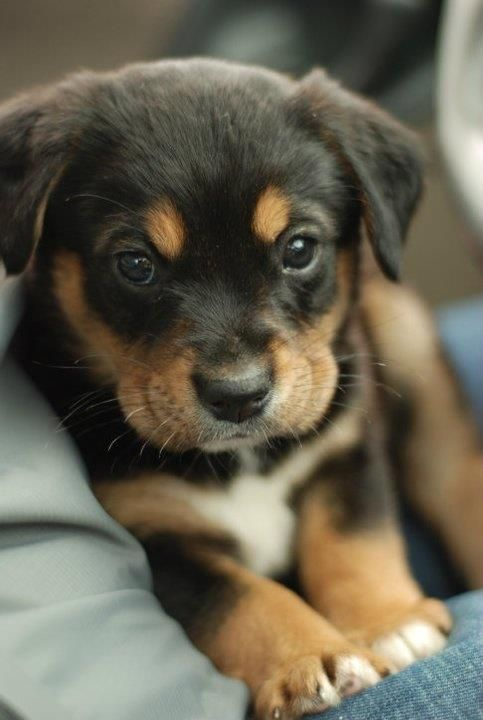
#> input picture Unit 7/puppy.jpg, 483 x 720 px
$ python pic-red-dithering2.py puppy.jpg 3
#> lines starting #> are read from the running program, lines starting #| are printed output that depends on the picture
#k means ++ select initial values
import sys
import random
from time import perf_counter
from PIL import Image
from random import randrange
from collections import defaultdict
import numpy as np

dict = defaultdict(list)
meanlist = []

k = 8

# [162 lines left out: functions vector_quantization, find_initial_means_random, find_initial_means_plus, build_rgb_dcit, k_means, not called in this run]

def dither(img, nc):

    return

def find_initial_means(img, pix):
    #build_rgb_dcit(img, pix)
    find_initial_means_plus(pix)

def floyd_steinberg(image):
    # image: np.array of shape (height, width), dtype=float, 0.0-1.0
    # works in-place!
    h, w = image.shape
    for y in range(h):
        for x in range(w):
            old = image[y, x]
            new = np.round(old)
            image[y, x] = new
            error = old - new
            # precomputing the constants helps
            if x + 1 < w:
                image[y, x + 1] += error * 0.4375 # right, 7 / 16
            if (y + 1 < h) and (x + 1 < w):
                image[y + 1, x + 1] += error * 0.0625 # right, down, 1 / 16
            if y + 1 < h:
                image[y + 1, x] += error * 0.3125 # down, 5 / 16
            if (x - 1 >= 0) and (y + 1 < h):
                image[y + 1, x - 1] += error * 0.1875 # left, down, 3 / 16
    return image

def pil_to_np(pilimage):
    return np.array(pilimage) / 255

def np_to_pil(image):
    return Image.fromarray((image * 255).astype('uint8'))

#python pic-red.py puppy.jpg 3
filename = sys.argv[1]
k = int(sys.argv[2])

img = Image.open(filename)
#> img is the input picture: PIL image 483x720 RGB; mean R, G, B 103.3, 98, 81.5
#img.show()

#print(img.size) # A tuple. Note: width first THEN height. PIL goes [x, y] with y counting from the top of the frame.
pix = img.load() # Pix is a pixel manipulation object; we can assign pixel values and img will change as we do so.
# [11 lines of commented-out code are left out]

img_statue = Image.open(filename).convert('L')
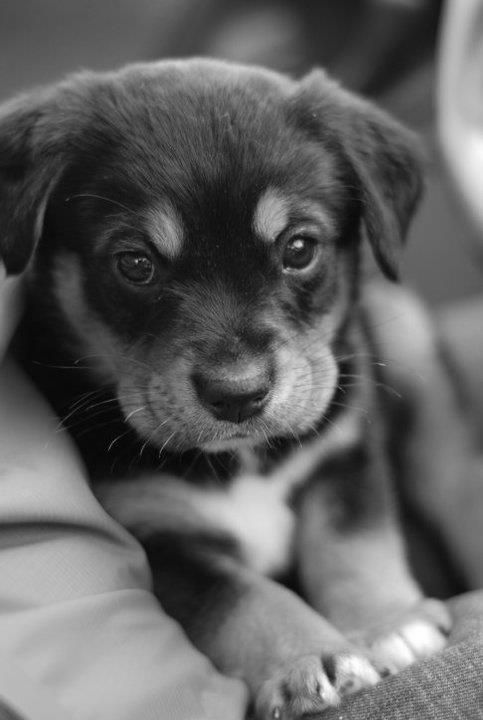
#> img_statue: PIL image 483x720 L; min 0, max 254, mean 97.7
img_statue_array = pil_to_np(img_statue)
newimg = np_to_pil(floyd_steinberg(img_statue_array))
#> after the loop in floyd_steinberg, `for y in range(h):`:
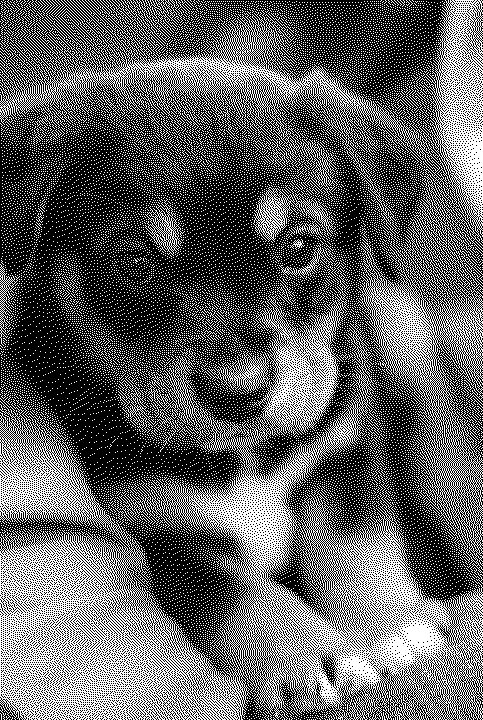
#> image: shape (720, 483) float64; values 0 (black) and 1 (white), 38.3% white in thin lines or dots
#> in np_to_pil, `return Image.fromarray((image * 255).astype('uint8'))`: returned value: PIL image 483x720 L; 38.3% white in thin lines or dots
newimg.show()

$ run again, with Unit 7/beach.jpeg copied over Unit 7/puppy.jpg
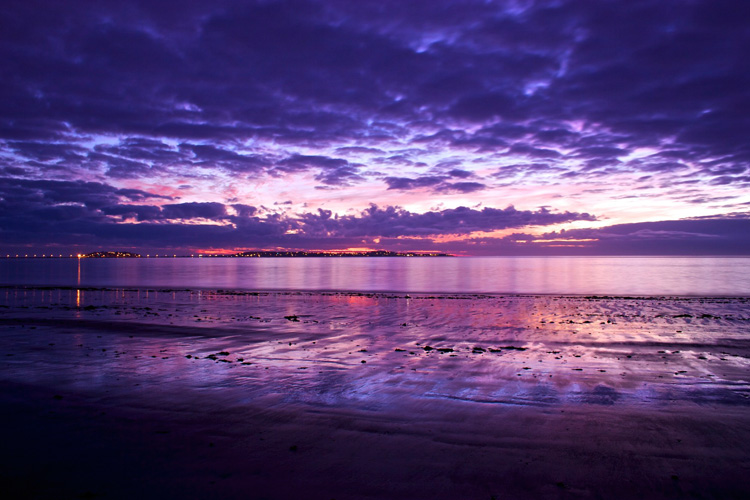
#> input picture Unit 7/beach.jpeg, 750 x 500 px
#> img is the input picture: PIL image 750x500 RGB; mean R, G, B 87.5, 62.7, 117.8
#> `img_statue = Image.open(filename).convert('L')`:
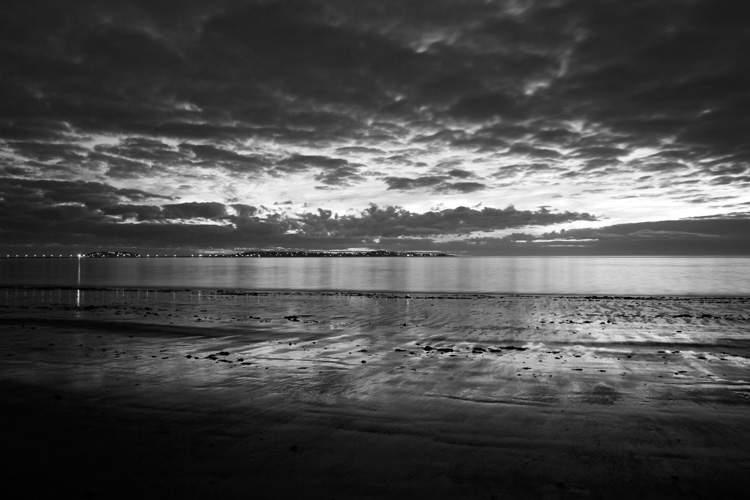
#> img_statue: PIL image 750x500 L; min 0, max 255, mean 76.4
#> after the loop in floyd_steinberg, `for y in range(h):`:
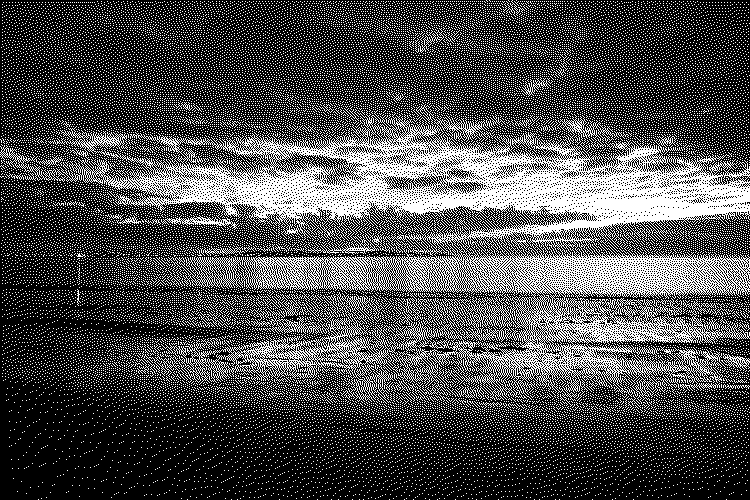
#> image: shape (500, 750) float64; values 0 (black) and 1 (white), 29.9% white in thin lines or dots
